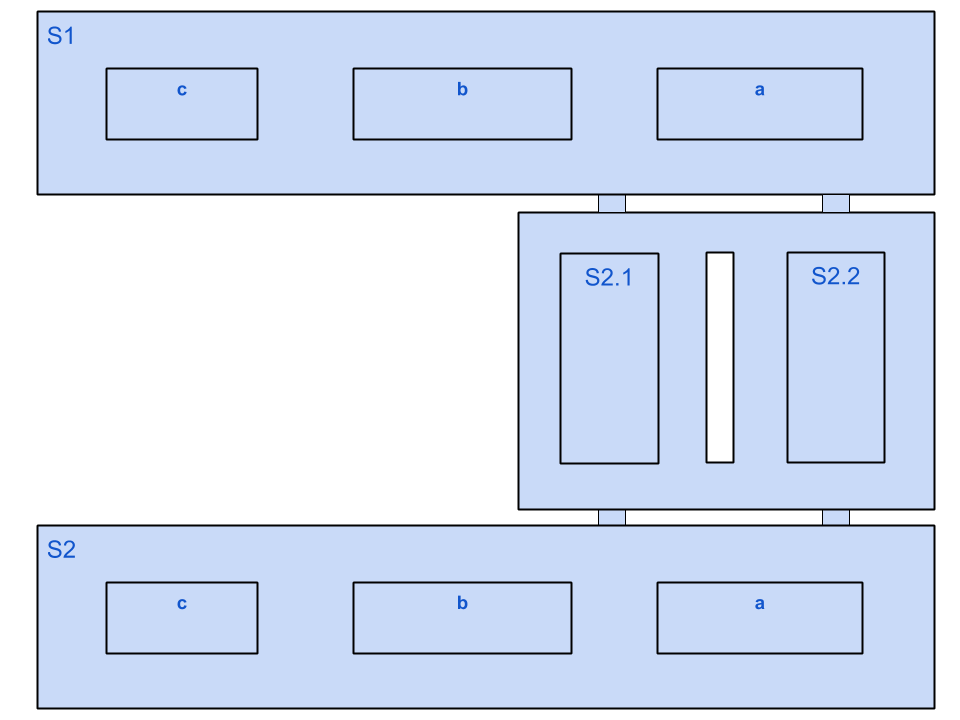
#> input picture assets/images/overview_B3_cluster_1.png, 960 x 720 px, found by its file name; the run also reads 1 picture not shown here
$ python floormap_cross_stickman.py
#> lines starting #> are read from the running program, lines starting #| are printed output that depends on the picture; after the words box and inside, x2 and y2 are one past the last pixel; in counts of white or black regions, pixels touching at a corner belong together
### plotting/camera_mapping.py
import re
xac = re.compile(r'^S([-\d+])-B[-\d+]([ac])-([\w])$')
xb_ = re.compile(r'^S([-\d+])-B[-\d+]b-[\w]-([\w])$')
xb = re.compile(r'^S([-\d+])-B[-\d+]b-[\w]-([\w])[\w]$')
xEs = re.compile(r'^S2[\d]-B[-\d+]-([\w])$')
xE = re.compile(r'^S2[\d]-B[-\d+]-[\w]-([\w])$')

x1=0
x2=28
x3=42
x4=84
x5=100
x6=142
x7=178
x8=222
x9=250
x10=314
x11=352
x12=366
x13=410
x14=426


def get_x(name):
    res = xac.match(name)
    if res is not None:
        res = res.groups()
        res = (int(res[0]), res[1], res[2])
        if res[0]==1:
            if res[2]=='T':
                return x2
            elif res[2]=='B':
                return x5
        elif res[0]==2:
            if res[2]=='T':
                return x11
            elif res[2]=='B':
                return x14

    res = xb_.match(name)
    if res is not None:
        res = res.groups()
        res = (int(res[0]), res[1])
        if res[0]==1:
            if res[1]=='T':
                return x3
            elif res[1]=='B':
                return x4
        elif res[0]==2:
            if res[1]=='T':
                return x12
            elif res[1]=='B':
                return x13

    res = xb.match(name)
    if res is not None:
        res = res.groups()
        res = (int(res[0]), res[1])
        if res[0]==1:
            if res[1]=='T':
                return x2
            elif res[1]=='B':
                return x5
        elif res[0]==2:
            if res[1]=='T':
                return x11
            elif res[1]=='B':
                return x14


    res = xEs.match(name)
    if res is not None:
        res = res.groups()
        res = (res[0],)
        if res[0]=='T':
            return x6
        elif res[0]=='B':
            return x10

    res = xE.match(name)
    if res is not None:
        res = res.groups()
        res = (res[0],)
        if res[0]=='T':
            return x7
        elif res[0]=='B':
            return x9
        elif res[0]=='M':
            return x8

    raise ValueError('Invalid camera name.')


yac = re.compile(r'^S([-\d+])-B[-\d+]([ac])-([\w])$')
yb_ = re.compile(r'^S[-\d+]-B[-\d+]b-([\w])-[\w]$')
yb = re.compile(r'^S[-\d+]-B[-\d+]b-([\w])-[\w]([\w])$')
yE = re.compile(r'^S2([-\d+])-B[-\d+]-([\w])$')
yEs = re.compile(r'^S2([-\d+])-B[-\d+]-([\w])-[\w]$')

y1=0
y2=50
y3=165
y4=194
y5=225
y6=359
y7=388
y8=420
y9=558
y10=348
y11=428
y12=490
y13=586


def get_y(name):
    res = yac.match(name)
    if res is not None:
        res = res.groups()
        res = (int(res[0]), res[1], res[2])
        if res[1]=='c':
            return y2
        elif res[1]=='a':
            return y9

    res = yb_.match(name)
    if res is not None:
        res = res.groups()
        res = (res[0],)
        if res[0]=='L':
            return y4
        elif res[0]=='R':
            return y7

    res = yb.match(name)
    if res is not None:
        res = res.groups()
        if res[0]=='L':
            if res[1]=='L':
                return y3
            elif res[1]=='R':
                return y5
        elif res[0]=='R':
            if res[1]=='L':
                return y6
            elif res[1]=='R':
                return y8

    res = yE.match(name)
    if res is not None:
        res = res.groups()
        res = (int(res[0]), res[1])
        if res[0]==1:
            if res[1]=='T':
                return y10
            elif res[1]=='B':
                return y11
        elif res[0]==2:
            if res[1]=='T':
                return y13
            elif res[1]=='B':
                return y12

    res = yEs.match(name)
    if res is not None:
        res = res.groups()
        res = (int(res[0]), res[1])
        if res[0]==1:
            if res[1]=='L':
                return y10
            elif res[1]=='R':
                return y11
        elif res[0]==2:
            if res[1]=='R':
                return y13
            elif res[1]=='L':
                return y12

    raise ValueError('Invalid camera name.')


def get_coordinate(cam_name):
    '''
    Return the coordinates of the camera:
        x : column index of picture
        y : row index of the picture
    '''
    return get_y(cam_name), get_x(cam_name)


c_ac = re.compile(r'^S([-\d+])-B[-\d+]([ac])-[\w]$')
c_b_ = re.compile(r'^S([-\d+])-B[-\d+]b-([\w])-([\w])$')
c_b = re.compile(r'^S([-\d+])-B[-\d+]b-([\w])-([\w])[\w]$')
c_E = re.compile(r'^S2([-\d+])-B[-\d+]-([\w])$')
c_Es = re.compile(r'^S2([-\d+])-B[-\d+]-([\w])-[\w]$')


def get_cluster(cam_name):
    res = c_ac.match(cam_name)
    if res is not None:
        res = res.groups()
        return "S{}-{}".format(res[0], res[1])

    res = c_b_.match(cam_name)
    if res is not None:
        res = res.groups()
        if res[2]=='T':
            return "S{}-b-{}-{}".format(res[0], res[1], 'B')
        elif res[2]=='B':
            return "S{}-b-{}-{}".format(res[0], res[1], 'T')

    res = c_b.match(cam_name)
    if res is not None:
        res = res.groups()
        return "S{}-b-{}-{}".format(res[0], res[1], res[2])

    res = c_E.match(cam_name)
    if res is not None:
        res = res.groups()
        return "S2{}-{}".format(res[0], res[1])

    res = c_Es.match(cam_name)
    if res is not None:
        res = res.groups()
        return "S2{}-{}".format(res[0], res[1])

    raise ValueError('Invalid camera name.')


_cac = re.compile(r'^S([-\d+])-([ac])$')
_cb = re.compile(r'^S([-\d+])-b-([\w])-([\w])$')
_cE = re.compile(r'^S2([-\d+])-([\w])$')

def _mean(*ps):
    ps = [get_coordinate(p) for p in ps]
    return sum([p[0] for p in ps])/len(ps), sum([p[1] for p in ps])/len(ps)


def get_cluster_position(cluster_name):
    res = _cac.match(cluster_name)
    if res is not None:
        res = res.groups()
        p1 = "S{}-B1{}-T".format(res[0], res[1])
        p2 = "S{}-B1{}-B".format(res[0], res[1])
        return _mean(p1,p2)

    res = _cb.match(cluster_name)
    if res is not None:
        res = res.groups()
        p1 = "S{}-B1b-{}-{}L".format(res[0], res[1], res[2])
        p2 = "S{}-B1b-{}-{}R".format(res[0], res[1], res[2])
        return _mean(p1,p2)

    res = _cE.match(cluster_name)
    if res is not None:
        res = res.groups()
        if res[1]=="T" or res[1]=="B":
            p = "S2{}-B1-{}".format(res[0], res[1])
            return _mean(p)
        elif res[1]=="L" or res[1]=="R":
            p1 = "S2{}-B1-{}-T".format(res[0], res[1])
            p2 = "S2{}-B1-{}-B".format(res[0], res[1])
            return _mean(p1, p2)

    raise ValueError('Invalid camera name.')


# [17 lines that do not run on import are left out]

### plotting/floormap_cross_stickman.py
from .camera_mapping import get_cluster_position, get_cluster
import cv2
import numpy

background= r'../assets/images/overview_B3_cluster_1.png'
logo= 'plotting/stickman.png'


def transparentOverlay(src, overlay, pos=(0, 0), scale=0.7):
    """
    :param src: Input Color Background Image
    :param overlay: transparent Image (BGRA)
    :param pos:  position where the image to be blit.
    :param scale : scale factor of transparent image.
    :return: Resultant Image
    """
    overlay = cv2.resize(overlay, (0, 0), fx=scale, fy=scale)
    h, w, _ = overlay.shape  # Size of foreground
    rows, cols, _ = src.shape  # Size of background Image
    y, x = pos[0], pos[1]  # Position of foreground/overlay image

    # loop over all pixels and apply the blending equation
    for i in range(h):
        for j in range(w):
            if x + i >= rows or y + j >= cols:
                continue
            alpha = float(overlay[i][j][3] / 255.0)  # read the alpha channel
            src[x + i][y + j] = alpha * overlay[i][j][:3] + (1 - alpha) * src[x + i][y + j]
    return src


def floormap_cross_numbers(img_path,camera_names, img_cord=(610,457)):

#> called with img_cord = (610, 457)
    opacity=1

    img= cv2.imread(img_path,-1)
#> img is the input picture: shape (720, 960, 3); mean B, G, R 242.7, 223.8, 213
    waterImg = cv2.imread(logo, -1)
    print(img.shape)
#| (720, 960, 3)
    img= cv2.resize(img, img_cord)
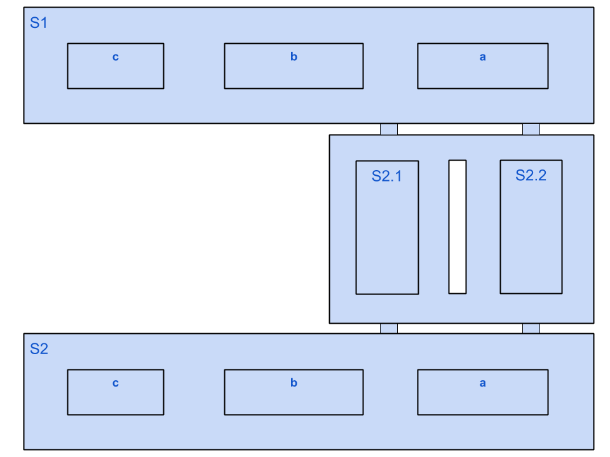
#> img: shape (457, 610, 3); mean B, G, R 242.5, 223.6, 212.9

    current_cordinates=()
    prev_cordinates=()
    cluster_name_check=[]
    counter=1
    for camera in camera_names:
        cluster_name= get_cluster(camera)
        current_cordinates= get_cluster_position(cluster_name)
        current_cordinates= tuple(int(s) for s in current_cordinates)
        if prev_cordinates==current_cordinates:
            continue


        # img= cv2.drawMarker(img, current_cordinates, [7,12,145], markerType=cv2.MARKER_TILTED_CROSS , markerSize=20, thickness=3)
        font = cv2.FONT_HERSHEY_SIMPLEX
        if cluster_name in cluster_name_check:
            img= cv2.putText(img,", "+str(counter), tuple(numpy.subtract(current_cordinates, (-5,-30))), font, 0.5, (0,0,0), 2, cv2.LINE_4)
            img= cv2.putText(img,"  "+camera.split('-')[1][:2], tuple(numpy.subtract(current_cordinates, (-5,-50))), font, 0.5, (0,0,0), 2, cv2.LINE_4)
        else:
            tempImg = img.copy()
            print(tempImg.shape)

            overlay = transparentOverlay(tempImg, waterImg, tuple(numpy.subtract(current_cordinates, (15,15))))
            output = img.copy()
            # apply the overlay
            cv2.addWeighted(overlay, opacity, output, 1 - opacity, 0, img)
            # img= cv2.drawMarker(img, current_cordinates, [7,12,145], markerType=cv2.MARKER_TILTED_CROSS , markerSize=20, thickness=3)
            img= cv2.putText(img,str(counter), tuple(numpy.subtract(current_cordinates, (5,-30))), font, 0.5, (0,0,0), 2, cv2.LINE_4)
            img= cv2.putText(img,camera.split('-')[1][:2], tuple(numpy.subtract(current_cordinates, (5,-50))), font, 0.5, (0,0,2), 2, cv2.LINE_4)

        counter+=1
        cluster_name_check.append(cluster_name)


        # if prev_cordinates:
        #     img= cv2.arrowedLine(img, prev_cordinates, current_cordinates, [255,0,0], thickness=2, tipLength=0.05, line_type=8)

        prev_cordinates= current_cordinates
#> this loop made 10 passes
#> (y in transparentOverlay, x in transparentOverlay) on passes 1, 2, 3, 5, 7: (333, 199), (413, 199), (35, 49), (543, 49), (374, 13)
#> pass 1, in floormap_cross_numbers, `img= cv2.putText(img,str(counter), tuple(numpy.subtract(current_cordin..`:
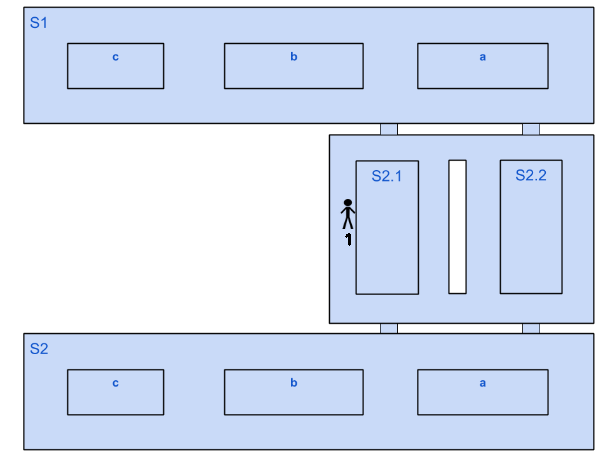
#> img: shape (457, 610, 3); 0.14% of pixels changed, all inside (x1, y1, x2, y2) = (338, 199, 358, 246)
#> pass 1, in floormap_cross_numbers, `img= cv2.putText(img,camera.split('-')[1][:2], tuple(numpy.subtract(cu..`:
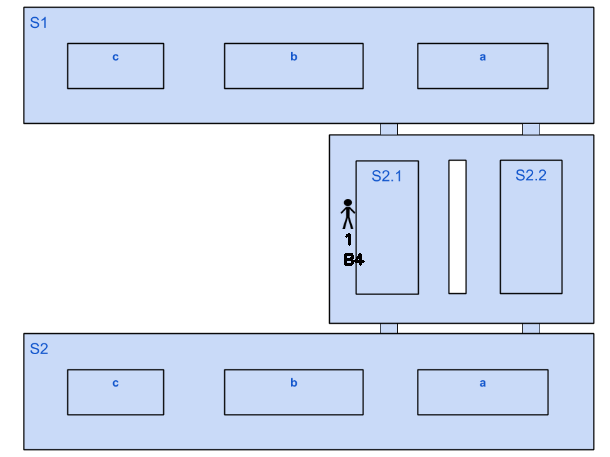
#> img: shape (457, 610, 3); 0.06% of pixels changed, all inside (x1, y1, x2, y2) = (344, 253, 365, 266)
#> after the loop:
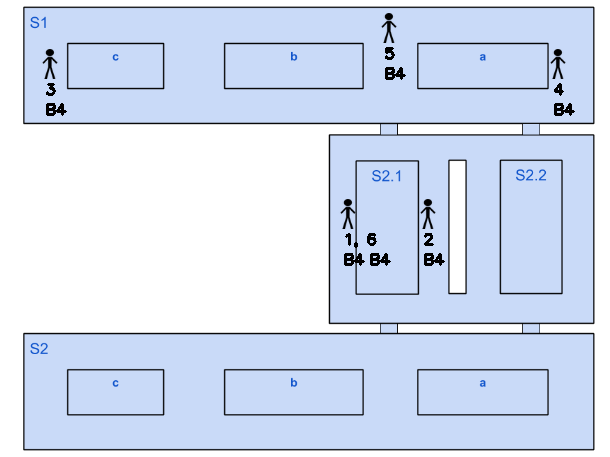
#> img: shape (457, 610, 3); 0.98% of pixels changed, all inside (x1, y1, x2, y2) = (40, 13, 575, 266)
#> after the loop, cluster_name_check = ['S21-L', 'S21-R', 'S1-c', 'S1-a', 'S1-b-R-T', 'S21-L']; counter = 7

    # cv2.imwrite('output_number_cross.png', img)
    cv2.imwrite('static/output_number_cross.png', img)


if __name__ == '__main__':
    img_path = "/Users/rahul_mac/projects/Retrieval_Demo/assets/images/overview_B3_cluster_1.png"
    floormap_cross_numbers(img_path, camera_names=["S21-B4-L-B", "S21-B4-R-B", "S1-B4c-T", "S1-B4c-B","S1-B4a-T","S1-B4a-B" ,"S1-B4b-R-TR" ,"S1-B4b-R-TR", "S1-B4b-R-TR", "S21-B4-L-T" ])
